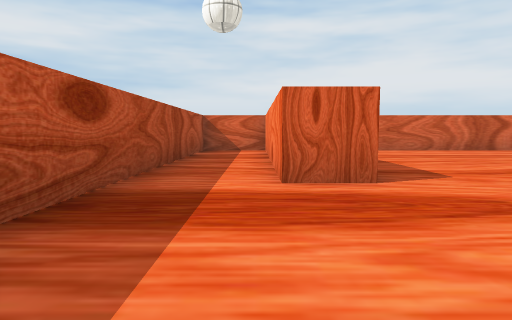
[1] (above)

12 first-person views from a walk through a Unity game level. The camera is 0.54 m above the floor, tilts 6° down and sees 75° across. The floor is counted in squares, 1 m on a side. Each view is taken from the middle of a square. On the plan, view 1 faces up. The plan holds only what a view shows up to about 9 squares ahead; the rest is blank. Some surface patterns are stand-ins.

[2]
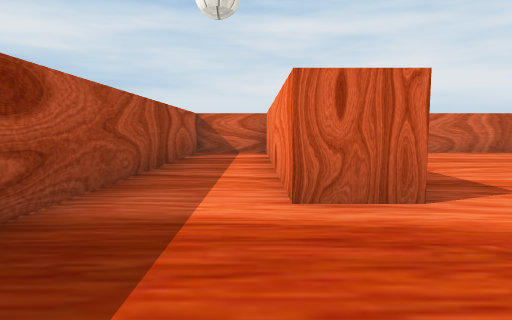

[3]
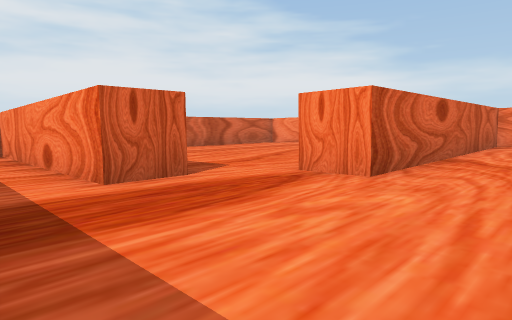

[4]
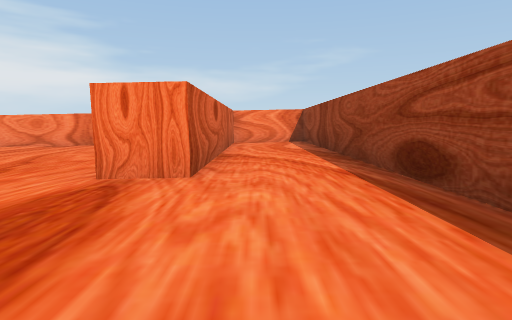

[5]
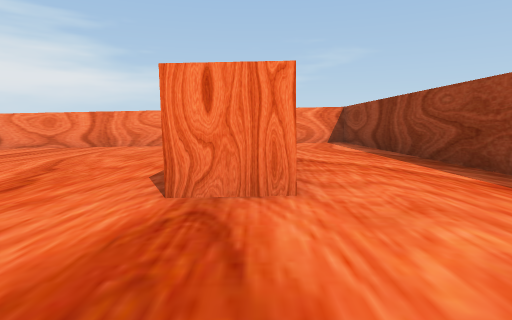

[6]
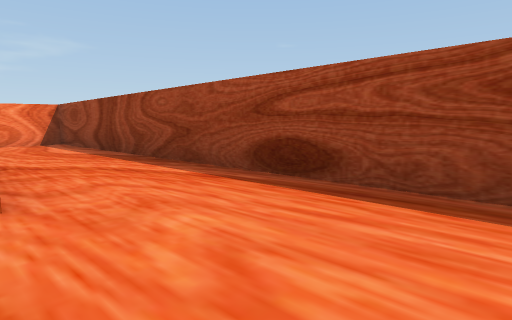

[7]
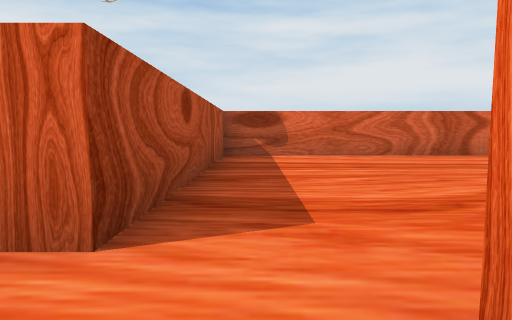

[8]
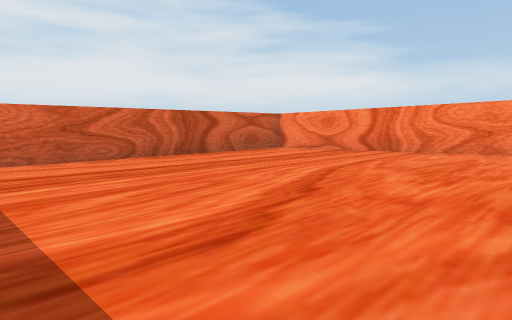

[9]
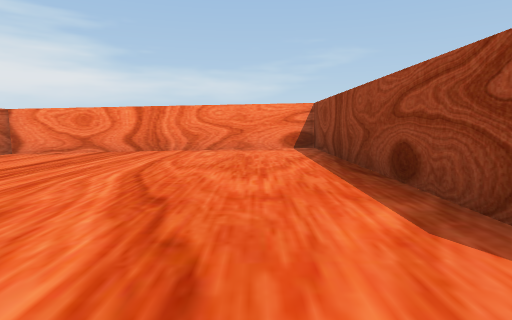

[10]
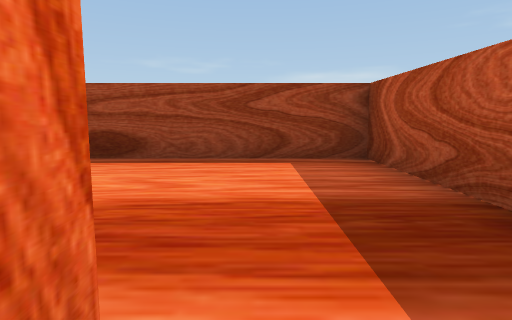

[11]
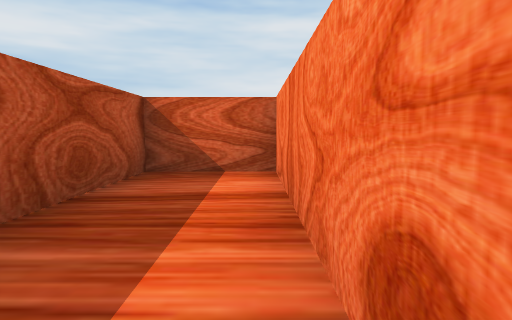

[12]
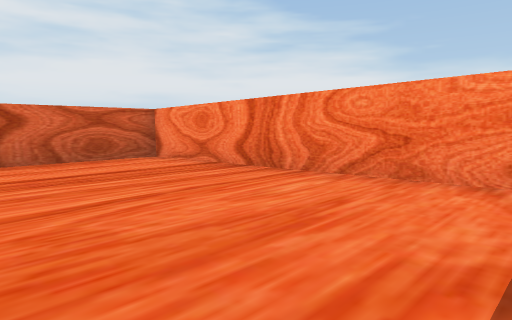

### Floor plan
Ten units are one square. View 1 is at (0, 0); x grows to the right and y downward. Boxes are objects, and circles mark ways between rooms. Rooms are numbered by the first view taken in them; rooms with no view inside come last. Other rooms are left out.
<svg viewBox="-20 -100 120 110">
<path fill="none" stroke="#000" d="M3 -35 3 -95 -15 -95 -15 5 95 5 95 -17 25 -17 25 -28M36 -27 95 -27 95 -95 13 -95 13 -35 3 -35"/>
<circle cx="15" cy="-30" r="3" fill="#2a7"/>
<text x="20" y="-20">1</text>
<text x="50" y="-60">2</text>
</svg>
Room 1 opens to room 2.

Where each view was taken, in squares from view 1:
view 1: 0 up, 0 right, facing up
view 2: 1 up, 0 right, facing up
view 3: 0 up, 1 left, facing up-right
view 4: 1 up, 1 left, facing right
view 5: 2 up, 0 right, facing right
view 6: 2 up, 0 right, facing down-right
view 7: 2 up, 2 right, facing up
view 8: 3 up, 2 right, facing up-right
view 9: 4 up, 2 right, facing right
view 10: 4 up, 0 right, facing down
view 11: 5 up, 0 right, facing up
view 12: 3 up, 6 right, facing up-right
